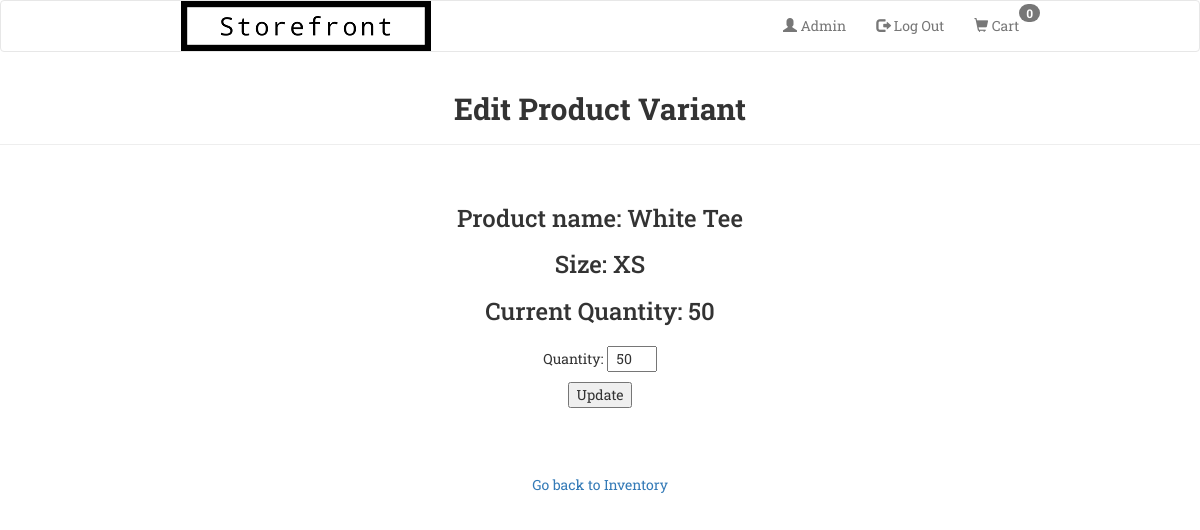
/Storefront/admin/edit_product_variant.php?id_1=1&id_2=1 (signed in), run on the app's committed database.
### tables this page shows
CREATE TABLE `entity_product` (
  `product_id` int(10) NOT NULL AUTO_INCREMENT,
  `product_name` varchar(50) NOT NULL,
  `description` varchar(100) DEFAULT NULL,
  `type` int(10) NOT NULL,
  `product_color` varchar(50) NOT NULL,
  `product_price` decimal(50,2) NOT NULL,
  `image` varchar(100) NOT NULL,
  PRIMARY KEY (`product_id`),
  KEY `entity_product_ibfk_1` (`type`),
  CONSTRAINT `entity_product_ibfk_1` FOREIGN KEY (`type`) REFERENCES `enum_product_type` (`id`)
);

CREATE TABLE `enum_size` (
  `size_id` int(10) NOT NULL AUTO_INCREMENT,
  `size` varchar(5) DEFAULT NULL,
  PRIMARY KEY (`size_id`)
);

CREATE TABLE `entity_product_variant` (
  `variant_id` int(10) NOT NULL AUTO_INCREMENT,
  `variant_size` int(10) DEFAULT NULL,
  `variant_quantity` int(10) DEFAULT NULL,
  PRIMARY KEY (`variant_id`),
  KEY `quantity` (`variant_quantity`),
  KEY `entity_product_variant_ibfk_1` (`variant_size`),
  CONSTRAINT `entity_product_variant_ibfk_1` FOREIGN KEY (`variant_size`) REFERENCES `enum_size` (`size_id`)
);

### Storefront/admin/edit_product_variant.php (the view, shortened to what this page needs)
<?php
include ('../includes/header.php');
require_once "../config.php";
echo '<div class="page-header"><h2><b>Edit Product Variant</b></h2></div>';
if ( isset($_GET['id_1']) && is_numeric($_GET['id_1']) && isset($_GET['id_2']) && is_numeric($_GET['id_2']) ) {
    $id1 = $_GET["id_1"];
    $id2 = $_GET["id_2"];
} elseif ( isset($_POST['id_1']) && is_numeric($_POST['id_1']) && isset($_POST['id_2']) && is_numeric($_POST['id_2']) ) {
    $id1 = $_POST["id_1"];
    $id2 = $_POST["id_2"];
} else {
    echo '<h4 class="error text-center">Error: Product variant not found</h4>';
    exit;
}
$sql = "SELECT `entity_product`.`product_id`, `entity_product_variant`.`variant_id`, `entity_product`.`product_name`, `enum_size`.`size`, `entity_product_variant`.`variant_quantity` FROM `storefront`.`entity_product` AS `entity_product`, `storefront`.`enum_product_type` AS `enum_product_type`, `storefront`.`entity_product_variant` AS `entity_product_variant`, `storefront`.`enum_size` AS `enum_size`, `storefront`.`xref_product_variant_product` AS `xref_product_variant_product` WHERE `entity_product`.`type` = `enum_product_type`.`id` AND `entity_product_variant`.`variant_size` = `enum_size`.`size_id` AND `xref_product_variant_product`.`product_id` = `entity_product`.`product_id` AND `xref_product_variant_product`.`product_variant_id` = `entity_product_variant`.`variant_id` AND `entity_product`.`product_id` = $id1 AND `entity_product_variant`.`variant_id` = $id2";
$rs = mysqli_query($link, $sql);
if (mysqli_num_rows($rs) == 1) {
    $row = mysqli_fetch_array ($rs, MYSQLI_NUM);
    echo "<div class='text-center'>";
    echo "<h3>Product name: $row[2]</h3>
          <h3>Size: $row[3]</h3>
          <h3>Current Quantity: $row[4]</h3>";
    echo "</div>";
}
?>
<div class="form">
    <form action="edit_product_variant.php" method="post">
        <p>Quantity: <input type="number" style="width:50px;" min="1" name="quantity" value="<?php echo $row[4]; ?>"></p>
        <input type="submit" class="center" name="submit" value="Update" />
    </form>
</div>
<div class="text-center">
    <a href="inventory.php" class="btn btn-secondary">Go back to Inventory</a>
</div>
</body>
</html>

### Storefront/stylesheet.css (style rules this page uses)
body { font-family: 'Roboto Slab', serif; padding-bottom: 5%; }
* { box-sizing: border-box; }
input[type=number] { text-align: center; }
.text-center { margin-top: 5%; padding-bottom: 1%; }
.center { display: block; margin-left: auto; margin-right: auto; }
div.form { display: block; text-align: center; }
form { display: inline-block; margin-left: auto; margin-right: auto; text-align: left; }
.page-header { text-align: center; }

### data on the page
entity_product: product_name "White Tee", enum_size.size "XS", entity_product_variant.variant_quantity "50", quantity "50"
